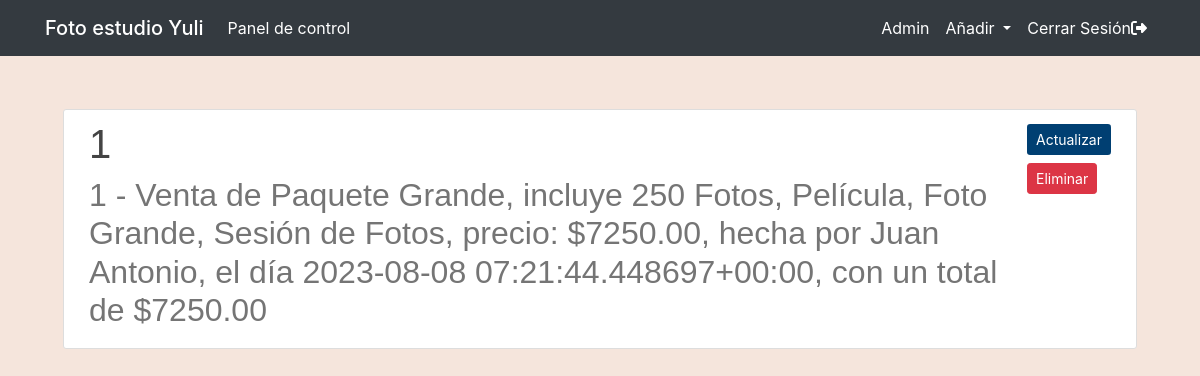
/ventas/none-paquete-grande-incluye-250-fotos-pelicula-foto-grande-sesion-de-fotos-precio-725000 (signed in), run on the app's committed database.
### main/models.py (models this page shows, shortened)
class Venta(models.Model):
    folio_venta = models.AutoField(primary_key=True)
    paquete_venta = models.ForeignKey(Paquete, null=False, blank=False, on_delete=models.CASCADE)
    usuario_venta = models.ForeignKey(Trabajador, null=False, blank=False, on_delete=models.CASCADE)
    fecha_venta = models.DateTimeField(auto_now_add=True)
    total_venta = models.PositiveSmallIntegerField(default=5)
    slug = models.SlugField(unique=True, blank=True)
    def __str__(self):
        txt = "{0} - Venta de {1}, hecha por {2}, el día {3}, con un total de ${4}.00"
        return txt.format(self.folio_venta, self.paquete_venta, self.usuario_venta, self.fecha_venta, self.total_venta)

class Paquete(models.Model):
    codigo_paquete = models.AutoField(primary_key=True)
    nombre_paquete = models.CharField(max_length=30)
    descripcion_paquete = models.CharField(max_length=255)
    precio_paquete = models.PositiveSmallIntegerField(default=5)
    slug = models.SlugField(unique=True, blank=True)
    def __str__(self):
        txt = "{0}, incluye {1}, precio: ${2}.00"
        return txt.format(self.nombre_paquete, self.descripcion_paquete, self.precio_paquete)
    class Meta:
        verbose_name_plural = "Paquetes"

class Trabajador(models.Model):
    codigo_trabajador = models.AutoField(primary_key=True)
    nombre_empleado = models.CharField(max_length=30)
    tipos_trabajo = [
        ('Foto', 'Fotógrafo'),
        ('Vídeo', 'Vídeo'),
        ('Foto y Vídeo', 'Foto y Vídeo'),
        ('Mostrador', 'Mostrador')
    ]
    tipo_trabajo = models.CharField(max_length=100, choices=tipos_trabajo, default='Foto')
    empleado_activo = models.BooleanField(default=True)
    slug = models.SlugField(unique=True, blank=True)
    def __str__(self):
        return self.nombre_empleado
    class Meta:
        verbose_name_plural = "Trabajadores"

### main/decorators.py (the view)
        def _wrapped_view(request, *args, **kwargs):
            if not request.user.is_superuser:
                messages.error(request, "¡No estás autorizado a esto! Ingresa para continuar")
                return redirect(redirect_url)
            return view_func(request, *args, **kwargs)

### main/views.py (called while the page is built)
@user_is_superuser
def venta(request, venta: str):
    matching_article = Venta.objects.filter(slug = venta).first()
    return render(request=request,
                  template_name='main/article.html',
                  context={"object": matching_article,
                           "type": "venta"}
    )

### main/templates/main/article.html (shortened to what this page needs)
{% extends 'main/header.html' %}
{% block content %}
<div class="row media content-section mobiledevice">
    <div class="col-lg-12 col-md-12 col-sm-12">
        <div class="d-flex">
            {% if type == "trabajador" %}
                <div>
                    <h1 class="title-style">{{ object.nombre_empleado }}</h1>
                    <h2 class="subtitle-style">{{ object.tipo_trabajo }}</h2>
                </div>
                <div class="ml-auto">
                    <a class="btn btncolor btn-sm mt-1 mb-1" href="{% url 'actualizar_trabajador' object.slug %}">Actualizar</a>
                    <a class="btn btn-danger btn-sm mt-1 mb-1" href="{% url 'eliminar_trabajador' object.slug %}">Eliminar</a>
                </div>
            {% elif type == "venta" %}
                <div>
                    <h1 class="title-style">{{ object.folio_venta }}</h1>
                    <h2 class="subtitle-style">{{ object }}</h2>
                </div>
                <div class="ml-auto">
                    <a class="btn btncolor btn-sm mt-1 mb-1" href="{% url 'actualizar_venta' object.slug %}">Actualizar</a>
                    <a class="btn btn-danger btn-sm mt-1 mb-1" href="{% url 'eliminar_venta' object.slug %}">Eliminar</a>
                </div>
            {% endif %}
        </div>
    </div>
</div>
{% endblock content %}

### main/static/main/main.css (style rules this page uses)
:root { --footercolor: #003F72; --navbarcolor: #ffffff; --btncolor: #003F72; --socialcolor: #003F72; --brightText: #ffffff; }
.btncolor { background-color: var(--btncolor) !important; color: var(--brightText) !important; }
body { background: #f5e5dc; }
h1, h2, h3, h4, h5, h6 { color: #444444; }
.content-section { background: #ffffff; padding: 10px 20px; border: 1px solid #dddddd; border-radius: 3px; margin-bottom: 20px; }
@media screen and (min-width: 600px) { .mobiledevice { padding-left: 10px; padding-right: 10px; } }
.title-style { font-family: 'Trebuchet MS', 'Lucida Sans Unicode', 'Lucida Grande', 'Lucida Sans', Arial, sans-serif !important; }
.subtitle-style { font-family: Verdana, Geneva, Tahoma, sans-serif !important; color: rgba(117, 117, 117, 1) !important; }

### data on the page
Venta: folio_venta "1", folio_venta+paquete_venta+usuario_venta "1 - Venta de Paquete Grande, incluye 250 Fotos, Película, Foto Grande, Sesión de Fotos, precio: $7250.00, hecha por Juan Antonio, el día 2023-08-08 07:21:44.448697+00:00, con un total de $7250.00"
